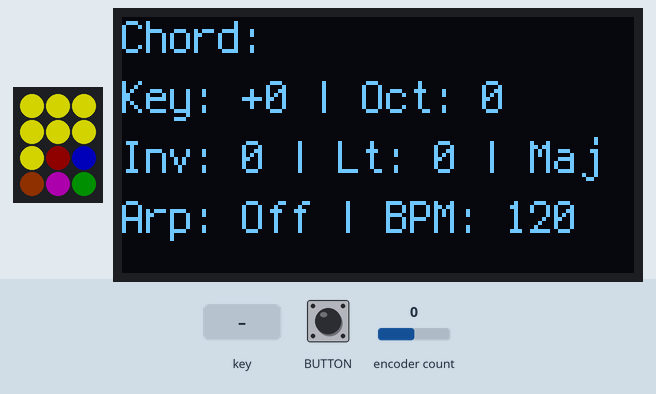
Recording of a program running on a simulated Adafruit MacroPad running CircuitPython. Parts: 3×4 RGB LED matrix, 128×64 one-colour display. The test bench sets the inputs (shaded band); at power-on: encoder count 0. Dim RGB values are drawn brighter than linear; MIDI messages are not drawn; random numbers come from a fixed seed; USB keyboard and mouse output is not drawn.

Above: at 3.2 s.
3.3 s: key number 9 pressed for 0.2 s
At 3.58 s:
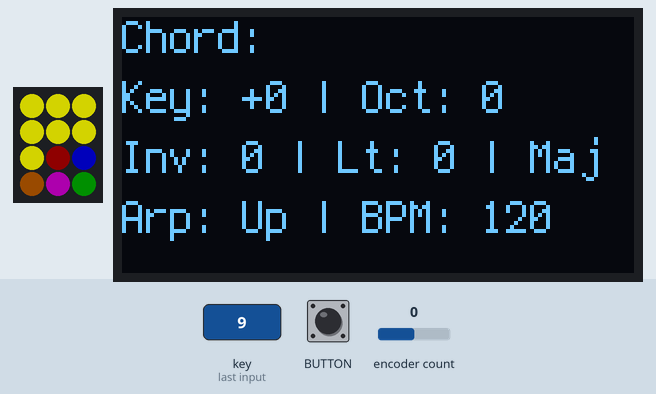
5.3 s: key number 11 pressed for 0.2 s
At 5.61 s:
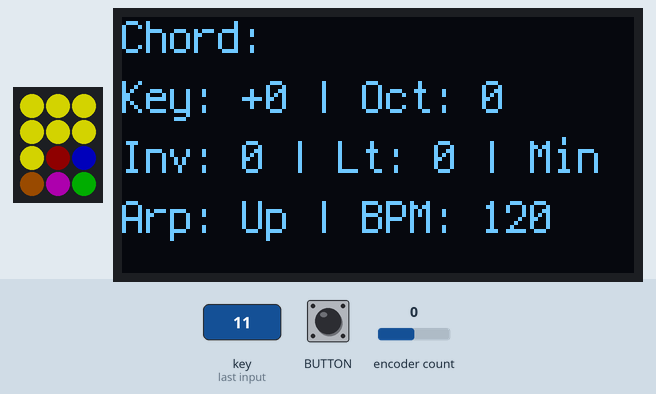
7.3 s: key number 9 pressed for 0.2 s
At 7.63 s:
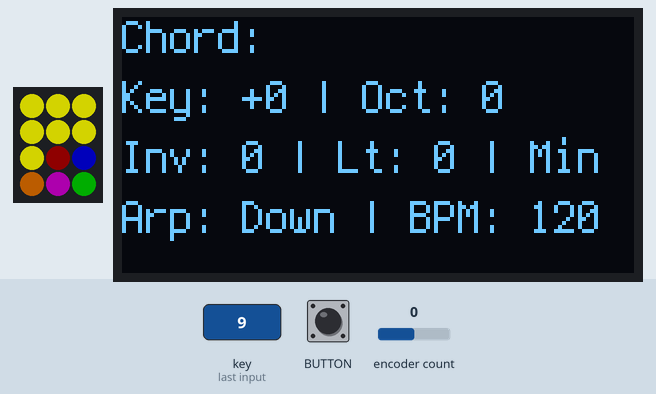
9.4 s: key number 11 pressed for 0.2 s
At 9.66 s:
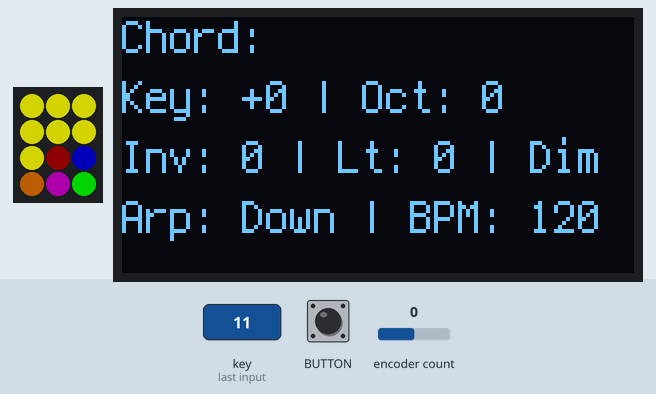
11.9 s: key number 9 pressed for 0.2 s
At 12.2 s:
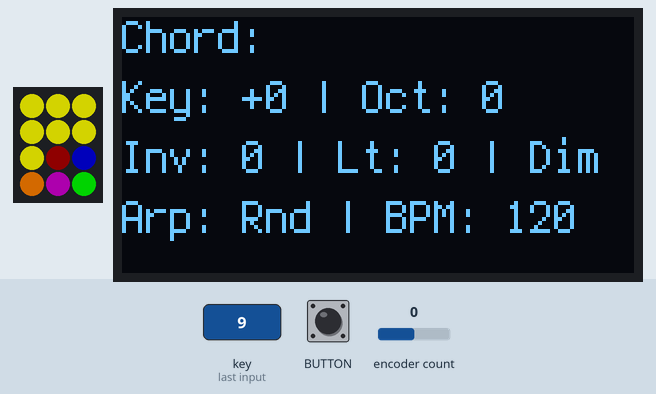
13.9 s: encoder count set to 1
At 14.22 s:
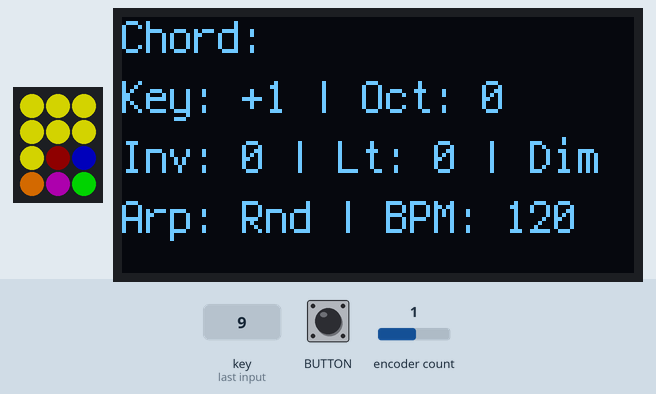

Measured:
- what the display in image 1 shows lasts 0.4 s, from 3.4 s to 3.8 s

The program:

code.py
```python
import time
import random
import displayio
import terminalio
import usb_midi
from adafruit_display_text import label
from adafruit_macropad import MacroPad
from adafruit_midi import MIDI
from adafruit_midi.note_on import NoteOn
from adafruit_midi.note_off import NoteOff

# --- Initialization ---
macropad = MacroPad()
midi = MIDI(midi_out=usb_midi.ports[1], out_channel=0)

# --- Boot Animation ---
boot_group = displayio.Group()
boot_title = label.Label(terminalio.FONT, text="WOLFPUNK CHORDS", color=0xFFFFFF)
boot_title.y = 20
boot_status_static = label.Label(terminalio.FONT, text="Booting", color=0xFFFFFF)
boot_status_dynamic = label.Label(terminalio.FONT, text="", color=0xFFFFFF)
boot_status_static.y = 40
boot_status_dynamic.y = 40
boot_group.append(boot_title)
boot_group.append(boot_status_static)
boot_group.append(boot_status_dynamic)
macropad.display.root_group = boot_group

boot_title.x = (macropad.display.width - boot_title.bounding_box[2]) // 2
boot_status_static.x = (macropad.display.width - boot_status_static.bounding_box[2]) // 2
boot_status_dynamic.x = boot_status_static.x + boot_status_static.bounding_box[2] + 2

boot_colors = [(255, 0, 0), (255, 128, 0), (255, 255, 0), (0, 255, 0),
               (0, 255, 255), (0, 0, 255), (128, 0, 255), (255, 0, 255),
               (255, 0, 128), (128, 128, 128), (255, 255, 255), (100, 100, 100)]

start_time = time.monotonic()
while time.monotonic() - start_time < 2.0:
    elapsed = time.monotonic() - start_time
    dot_count = int((elapsed * 5) % 6)
    boot_status_dynamic.text = "." * dot_count
    for i in range(12):
        color_index = (i + int(elapsed * 10)) % len(boot_colors)
        macropad.pixels[i] = boot_colors[color_index]
    time.sleep(0.05)

macropad.pixels.fill((0, 0, 0))

# --- Constants ---
MAJOR_SCALE = [0, 2, 4, 5, 7, 9, 11]
CHORD_TYPES = {
    "Maj": [0, 4, 7],
    "Min": [0, 3, 7],
    "Dim": [0, 3, 6]
}
ARPEGGIATOR_MODES = ["Off", "Up", "Down", "Rnd"]
CHORD_TYPE_COLORS = {
    "Maj": (0, 30, 0),
    "Min": (0, 100, 0),
    "Dim": (0, 255, 0)
}

# --- State Variables ---
base_key = 60
key_offset = 0
inversion = 0
octave_shift = 0
arpeggiator_mode = 0
bpm = 120
arp_step_time = 60 / (bpm * 2)
last_position = macropad.encoder
active_chords = {}
arpeggiators = {}
latch_mode = False
chord_type_names = list(CHORD_TYPES.keys())
chord_type_index = 0
last_pulse_time = 0
pulse_duration = 0.05
pulse_led_index = 9
arp_flash_decay = {}

# --- Display Setup ---
display_group = displayio.Group()
chord_label = label.Label(terminalio.FONT, text="Chord:", color=0xFFFFFF, x=0, y=5)
status_label = label.Label(terminalio.FONT, text="", color=0xFFFFFF, x=0, y=20)
inversion_label = label.Label(terminalio.FONT, text="", color=0xFFFFFF, x=0, y=35)
arp_label = label.Label(terminalio.FONT, text="", color=0xFFFFFF, x=0, y=50)
display_group.append(chord_label)
display_group.append(status_label)
display_group.append(inversion_label)
display_group.append(arp_label)
macropad.display.root_group = display_group

# --- Utility Functions ---
def update_status_label():
    status_label.text = f"Key: +{key_offset} | Oct: {octave_shift}"

def update_chord_label(chord):
    chord_str = " ".join(str(n) for n in chord)
    chord_label.text = f"Chord: {chord_str}"

def update_inversion_label():
    latch = 1 if latch_mode else 0
    chord_type = chord_type_names[chord_type_index]
    inversion_label.text = f"Inv: {inversion} | Lt: {latch} | {chord_type}"

def update_arp_label():
    mode = ARPEGGIATOR_MODES[arpeggiator_mode]
    arp_label.text = f"Arp: {mode} | BPM: {bpm}"

def update_inversion_led():
    brightness = [30, 100, 255][inversion]
    macropad.pixels[7] = (brightness, 0, 0)

def update_octave_led():
    colors = { -1: (0, 0, 50), 0: (0, 0, 150), 1: (0, 0, 255) }
    macropad.pixels[8] = colors[octave_shift]

def update_arp_led():
    if ARPEGGIATOR_MODES[arpeggiator_mode] == "Off":
        macropad.pixels[9] = (30, 10, 0)
    else:
        brightness = [10, 50, 150, 255][arpeggiator_mode]
        macropad.pixels[9] = (brightness, brightness // 2, 0)

def update_latch_led():
    macropad.pixels[10] = (100, 0, 100) if not latch_mode else (255, 0, 255)

def update_chord_type_led():
    chord_type = chord_type_names[chord_type_index]
    macropad.pixels[11] = CHORD_TYPE_COLORS[chord_type]

def compute_chord(index, extended=False):
    root = base_key + MAJOR_SCALE[(index + key_offset) % 7] + 12 * ((index + key_offset) // 7)
    intervals = CHORD_TYPES[chord_type_names[chord_type_index]]
    base_chord = [root + interval for interval in intervals]
    for i in range(inversion):
        base_chord[i] += 12
    base_chord = sorted(note + 12 * octave_shift for note in base_chord)
    if extended:
        return (base_chord + [note + 12 for note in base_chord])[:8]
    else:
        return base_chord

def shuffle_in_place(lst):
    for i in range(len(lst) - 1, 0, -1):
        j = int(random.random() * (i + 1))
        lst[i], lst[j] = lst[j], lst[i]

def update_arp_step_time():
    global arp_step_time
    arp_step_time = 60 / (bpm * 2)

def stop_all_notes():
    for chord in active_chords.values():
        for note in chord:
            midi.send(NoteOff(note, 0))
    active_chords.clear()
    for arp in arpeggiators.values():
        if arp["last_note"]:
            midi.send(NoteOff(arp["last_note"], 0))
    arpeggiators.clear()
    for i in range(7):
        macropad.pixels[i] = (255, 255, 0)
    update_chord_label([])

# --- Initial Setup ---
for i in range(7):
    macropad.pixels[i] = (255, 255, 0)
update_chord_label([])
update_status_label()
update_inversion_label()
update_arp_label()
update_inversion_led()
update_octave_led()
update_arp_led()
update_latch_led()
update_chord_type_led()
update_arp_step_time()

# --- Main Loop ---
last_arp_time = time.monotonic()

while True:
    event = macropad.keys.events.get()
    if event:
        key = event.key_number

        if key < 7:
            chord = compute_chord(key)
            arp_chord = compute_chord(key, extended=True)
            if event.pressed:
                if ARPEGGIATOR_MODES[arpeggiator_mode] == "Off":
                    for note in chord:
                        midi.send(NoteOn(note, 120))
                    active_chords[key] = chord
                else:
                    if ARPEGGIATOR_MODES[arpeggiator_mode] == "Up":
                        arp = arp_chord
                    elif ARPEGGIATOR_MODES[arpeggiator_mode] == "Down":
                        arp = list(reversed(arp_chord))
                    else:
                        arp = arp_chord[:]
                        shuffle_in_place(arp)
                    note = arp[0]
                    midi.send(NoteOn(note, 120))
                    arpeggiators[key] = {
                        "notes": arp,
                        "index": 1 % len(arp),
                        "next_time": time.monotonic() + arp_step_time,
                        "last_note": note
                    }
                macropad.pixels[key] = (0, 255, 0)
                update_chord_label(chord)

            elif event.released and not latch_mode:
                if key in active_chords:
                    for note in active_chords[key]:
                        midi.send(NoteOff(note, 0))
                    del active_chords[key]
                if key in arpeggiators:
                    last_note = arpeggiators[key]["last_note"]
                    if last_note:
                        midi.send(NoteOff(last_note, 0))
                    del arpeggiators[key]
                macropad.pixels[key] = (255, 255, 0)
                update_chord_label([])

        elif key == 7 and event.pressed:
            inversion = (inversion + 1) % 3
            update_inversion_label()
            update_inversion_led()

        elif key == 8 and event.pressed:
            octave_shift = {-1: 0, 0: 1, 1: -1}[octave_shift]
            update_status_label()
            update_octave_led()

        elif key == 9 and event.pressed:
            arpeggiator_mode = (arpeggiator_mode + 1) % len(ARPEGGIATOR_MODES)
            update_arp_label()
            update_arp_led()

        elif key == 10 and event.pressed:
            latch_mode = not latch_mode
            update_inversion_label()
            update_arp_label()
            update_latch_led()
            if not latch_mode:
                stop_all_notes()

        elif key == 11 and event.pressed:
            chord_type_index = (chord_type_index + 1) % len(chord_type_names)
            update_inversion_label()
            update_chord_type_led()

    pos = macropad.encoder
    if pos != last_position:
        diff = pos - last_position
        if macropad.encoder_switch:
            bpm = max(30, min(300, bpm + diff))
            update_arp_label()
            update_arp_step_time()
        else:
            key_offset = (key_offset + diff) % 12
            update_status_label()
        last_position = pos

    now = time.monotonic()
    # Tempo pulse flash (only if arp is not off)
    if ARPEGGIATOR_MODES[arpeggiator_mode] != "Off":
        if now - last_pulse_time >= 60 / bpm:
            macropad.pixels[pulse_led_index] = (255, 255, 255)
            last_pulse_time = now
        elif now - last_pulse_time >= pulse_duration:
            update_arp_led()

    # Arp note advance and light animation
    for key, arp in list(arpeggiators.items()):
        if now >= arp["next_time"]:
            if arp["last_note"]:
                midi.send(NoteOff(arp["last_note"], 0))
            note = arp["notes"][arp["index"]]
            midi.send(NoteOn(note, 120))
            arpeggiators[key]["last_note"] = note
            arpeggiators[key]["index"] = (arp["index"] + 1) % len(arp["notes"])
            arpeggiators[key]["next_time"] = now + arp_step_time
            macropad.pixels[key] = (0, 255, 0)
            arp_flash_decay[key] = now + 0.05

    # Arp flash decay
    for key in list(arp_flash_decay):
        if now > arp_flash_decay[key]:
            if key not in active_chords:
                macropad.pixels[key] = (255, 255, 0)
            del arp_flash_decay[key]

    time.sleep(0.01)
```
